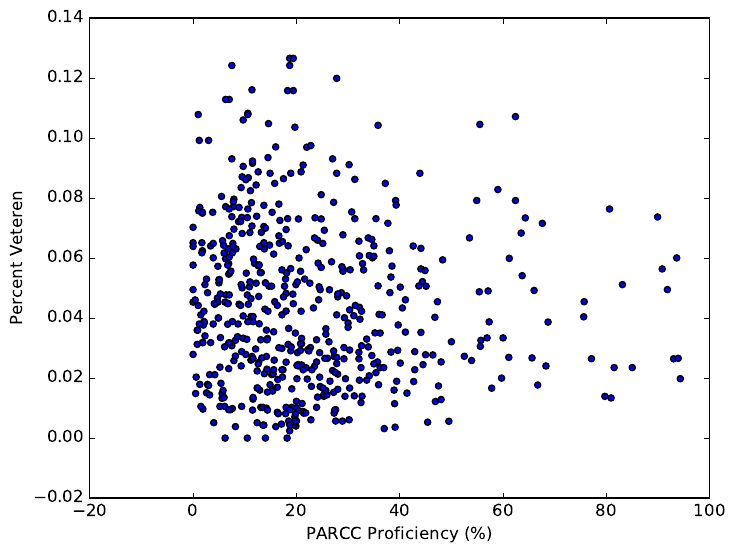

Source code (Python):
#!/usr/bin/env python

import pandas as pd
import numpy as np

import requests

def get_census_data(variables = [], state = "", county = "*"):

  census_url = "http://api.census.gov/data/2014/acs5?for=tract:*&in=state:{}+county:{}&get=NAME,{}"
  addr = census_url.format(state, county, ",".join(variables))

  return requests.get(addr).json()

## You could change the variables here...
variables = ["B16010_041E", "B16010_001E", "B06012_002E", "B06012_001E", "B21001_002E", "B21001_001E"]
census_resp = get_census_data(state = 17, county = 31, variables = variables)

census_df = pd.DataFrame(data = census_resp[1:], columns = census_resp[0])

census_df["Census Tract"] = census_df["tract"].astype(int)/100.
census_df.set_index("Census Tract", inplace = True)

for v in variables: census_df[v] = census_df[v].astype(int)
census_df["Percent Bachelor's"] = census_df["B16010_041E"] / census_df["B16010_001E"]
census_df["Percent Poverty"]    = census_df["B06012_002E"] / census_df["B06012_001E"]
census_df["Percent Veteren"]    = census_df["B21001_002E"] / census_df["B21001_001E"]
census_df = census_df[["Percent Bachelor's", "Percent Poverty", "Percent Veteren"]]

# This also...
df_sch_import = pd.read_csv("chicago_schools.csv", index_col = "ISBE_ID")
df_sch_import = df_sch_import[["Name", "PARCC Proficiency (%)", "Grades"]]

df_sch_geocode = pd.read_csv("school_address_geocoded.csv", index_col = "ISBE_ID", usecols = ["ISBE_ID", "CensusTract"])
df_sch_geocode = df_sch_geocode[["CensusTract"]]
df_sch_geocode.rename(columns = {"CensusTract" : "Census Tract"}, inplace = True)

df_sch_merged = df_sch_import.join(df_sch_geocode)
df_sch_merged.dropna(inplace = True)
df_sch_merged.set_index("Census Tract", inplace = True)

############
############
### NOW USE THOSE DATASETS TO MAKE A SCATTER PLOT

census_schools = df_sch_merged.join(census_df)

ax = census_schools.plot(kind = "scatter", x = "PARCC Proficiency (%)", y = "Percent Veteren")
ax.get_figure().savefig('q6.pdf', bbox_inches='tight')

# There is a weak positive correlation between proportion of veterens and the PARCC proficiency levels.
